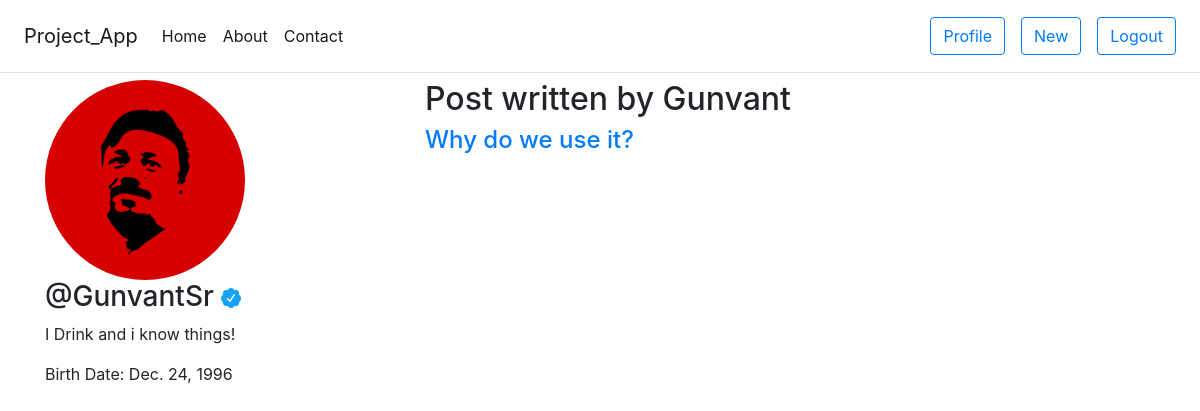
Page /profile/GunvantSr/ on the earlier database version.
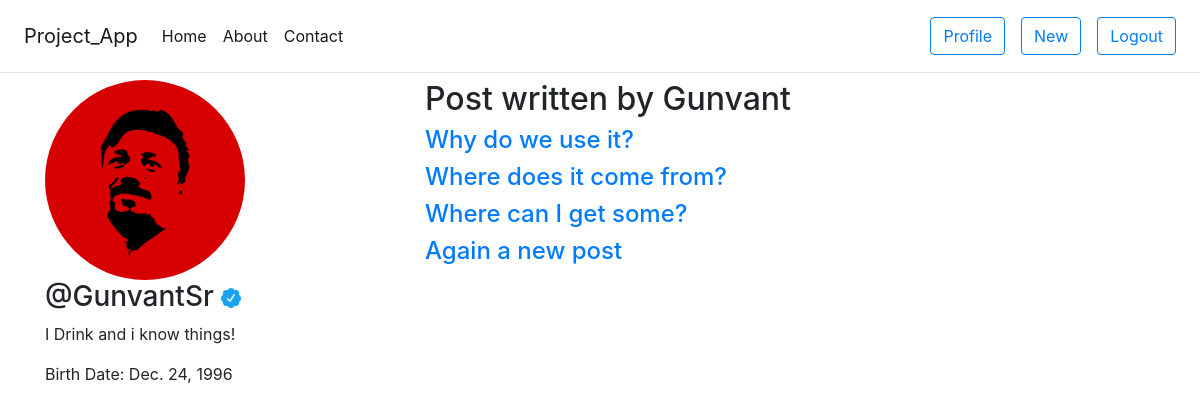
Same page on the later database version.
### blog/models.py (models this page shows, shortened)
class Post(models.Model):
    title = models.CharField(max_length=64)
    content = models.TextField()
    date_posted = models.DateField(default=timezone.now)
    author = models.ForeignKey(User, on_delete=models.CASCADE)
    thumbnail_img = models.ImageField(upload_to='thumbnail_images/', default='default.jpeg')
    category = models.ForeignKey(Category,on_delete=models.CASCADE)

### accounts/views.py (the view)
# urls.py: path("<str:username>/", views.user_profile, name='profile')
def user_profile(request, username):
    user = User.objects.get(username=username)
    userposts = Post.objects.filter(author__username=username)
    return render(request, 'accounts/profile.html', {'user': user, 'userposts': userposts})

### accounts/templates/accounts/profile.html
{% extends 'blog/base.html' %}
{% load static %}
{% block content %}
<div class=" container">
    <div class="row">
        <div class="col-md-4">
            <div class="position-fixed">
                <img src="{{ user.profile.profile_pic.url }}" class="rounded-circle" style="height: 200px; width:200px">
                <h3> @{{ user.username }}<span>
                        {% if user.profile.verified %}
                        <img src="{% static 'badge.png' %}" style="height: 20px; width: 20px;" alt="Verified Profile">
                        {% endif %}
                    </span>
                </h3>
                <p>{{ user.profile.bio }}</p>
                <p> Birth Date: {{ user.profile.birthdate }}</p>
            </div>
        </div>
        <div class="col-md-8">
            <h2>Post written by {{user.first_name}}</h2>
            {% for post in userposts %}
            <h4>
                <a href="{% url 'post-detail' post.id %}">
                    {{ post.title }}
                </a>
            {% endfor %}
            </h4>
        </div>
        </div>
        {% endblock content %}

Differences in the rows shown:
added Post: title "Where does it come from?"
added Post: title "Where can I get some?"
added Post: title "Again a new post"
